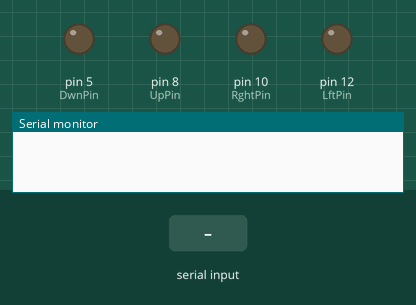
A sketch run on a simulated Arduino Uno, built with avr-gcc and run on an emulated ATmega328P. Parts: output pins drawn as LEDs (lit = HIGH), the last lines printed to the serial monitor. The inputs (shaded band) are chosen by the test bench.

Above: at 1.2 s.
1.3 s: "1" received over Serial
At 2.5 s:
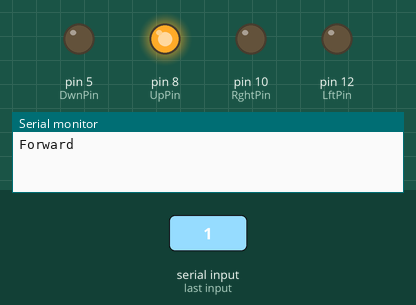
2.8 s: "2" received over Serial
At 3.7 s:
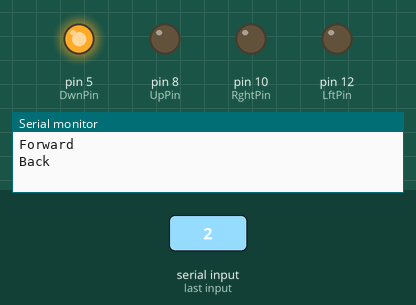
4.3 s: "3" received over Serial
At 4.9 s:
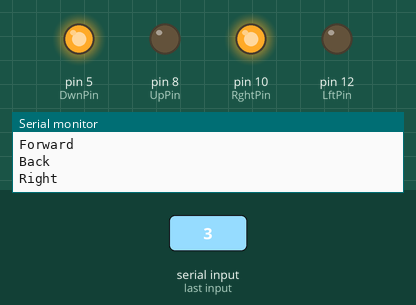
5.8 s: "4" received over Serial
At 7.0 s:
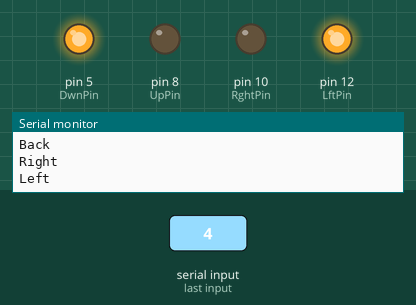
7.3 s: "1" received over Serial
At 8.4 s:
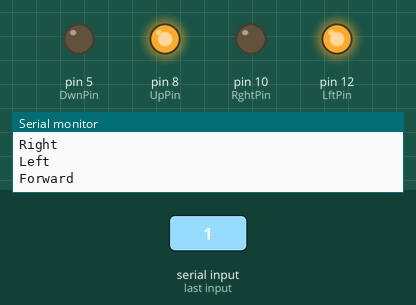
8.8 s: "3" received over Serial
At 9.5 s:
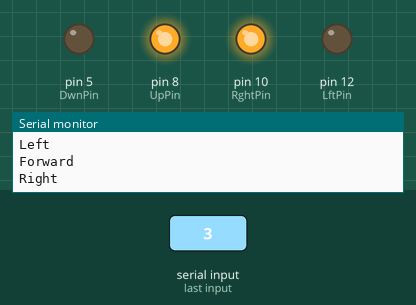
Timing chart, 0 to 11.3 s (numbered marks = the images above; inputs shaded):
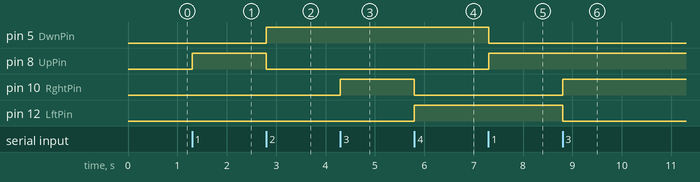

Measured:
- after the input at 1.3 s, pin 8 (UpPin): LOW → HIGH at once
- after the input at 2.8 s, pin 5 (DwnPin): LOW → HIGH at once; pin 8 (UpPin): HIGH → LOW at once
- after the input at 4.3 s, pin 10 (RghtPin): LOW → HIGH at once
- after the input at 5.8 s, pin 10 (RghtPin): HIGH → LOW at once; pin 12 (LftPin): LOW → HIGH at once
- after the input at 7.3 s, pin 5 (DwnPin): HIGH → LOW at once; pin 8 (UpPin): LOW → HIGH at once
- after the input at 8.8 s, pin 10 (RghtPin): LOW → HIGH at once; pin 12 (LftPin): HIGH → LOW at once

The sketch:

Serial.ino
```cpp
/*
 *
 Created 8/1/20016
 by Abdel-Razzak Merheb
 Controls a remote control car via serial port

 Pins 10, 11, 12, and 13 are used to control the car


 The circuit:
 * The remote controller is connected to pins 10, 11, 12, and 13
 * Arduino UNO is used
 * The remote takes its vcc and GND from the Arduino board
 * Note: on most Arduinos there is already an LED on the board
 attached to pin 13.
 */

// constants won't change. They're used here to
// set pin numbers:
const int UpPin =  8;      // The pin used to control the forward move
const int DwnPin =  5;      // The pin used to control the backward move
const int RghtPin =  10;      // The pin used to control the right move
const int LftPin =  12;      // The pin used to control the left move

int CommandByte = 0;   // Command received via serial port

// Initialize pins
void setup() {
// sets the digital pins as output
pinMode(UpPin, OUTPUT);
pinMode(DwnPin, OUTPUT);
pinMode(RghtPin, OUTPUT);
pinMode(LftPin, OUTPUT);

// Initialize serial port
Serial.begin(9600);     // opens serial port, sets data rate to 9600 bps
}

// Repeat
void loop() {
// Whenever a byte is received via serial port
while(Serial.available())
    {

      // Read the incoming byte:
      CommandByte = Serial.read();
      // Perform the commands

      // Forward command is received
      if (CommandByte == '1')
        {

          Serial.println("Forward");
          // First be sure that Down button (go back) is unpressed, then send forward command
          digitalWrite(DwnPin, LOW);  // Stop backward
          digitalWrite(UpPin, HIGH); // Go forward
        }

      // delay(500);                  // waits for 500 m.seconds

          // Backward command is received
            if (CommandByte == '2')
        {

          Serial.println("Back");
          // First be sure that Up button (go forward) is unpressed, then send backward command
          digitalWrite(UpPin, LOW); // Stop forward
          digitalWrite(DwnPin, HIGH); // Go backward

        }

         // Go right command is received
            if (CommandByte == '3')
        {

          Serial.println("Right");
          // First be sure that Left button is unpressed, then send right command
          digitalWrite(LftPin, LOW); // Stop turning left
          digitalWrite(RghtPin, HIGH);  // Turn right

        }

        // Go left command is received
            if (CommandByte == '4')
        {

          Serial.println("Left");
          // First be sure that right button is unpressed, then send left command
          digitalWrite(RghtPin, LOW); // Stop turning right
          digitalWrite(LftPin, HIGH); // Turn left

        }


        // Stop command is received
            if (CommandByte == '5')
        {
          Serial.println("Stop");
          // Stop everything
          digitalWrite(UpPin, LOW); // Stop forward
          digitalWrite(DwnPin, LOW); // Stop backward
          digitalWrite(RghtPin, LOW); // Stop turning right
          digitalWrite(LftPin, LOW); // Stop turning left

        }

      // delay(1000);                  // waits for a second
    }
}
```
